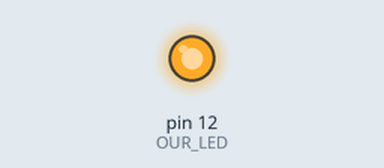
Bench run of a sketch on a simulated Arduino Uno, built with avr-gcc and run on an emulated ATmega328P. Parts: output pins drawn as LEDs (lit = HIGH).

Above: at 0.1 s.
Timing chart, 0 to 1.6 s (numbered marks = the images above):
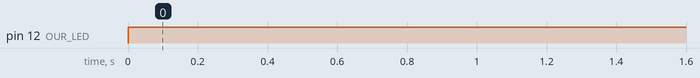

Measured:
- by itself, pin 12 (OUR_LED): LOW → HIGH at 0.00 s

The sketch:

lightbulb_toggle.ino
```cpp
#define OUR_LED 12

void setup() {
  // put your setup code here, to run once:
  pinMode(OUR_LED, OUTPUT);
}

void loop() {
  // put your main code here, to run repeatedly:
  digitalWrite(OUR_LED, HIGH);

}
```
